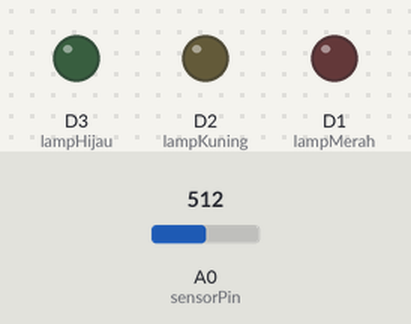
Simulated run of this sketch. Board: ESP8266 (NodeMCU). Parts: output pins drawn as LEDs (lit = HIGH). The test bench sets the inputs (shaded band); at power-on: A0 (sensorPin) = 512. WiFi joins after 1.5 s; servers stay silent unless stated; uploads are accepted with an empty reply; what the sketch prints to the serial monitor is not drawn.

Above: at 0.1 s.
At 2.7 s:
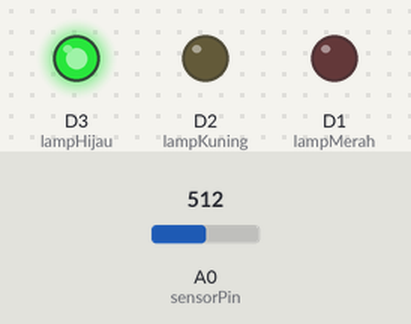
2.8 s: A0 (sensorPin) set to 716
At 3.2 s:
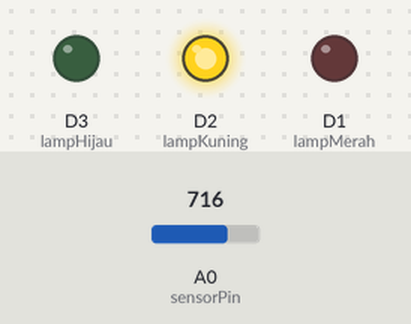
Timing chart, 0 to 5.8 s (numbered marks = the images above; inputs shaded):
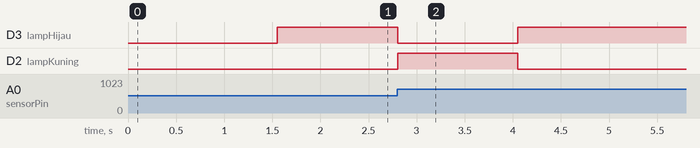

Measured:
- after the input at 2.8 s, D3 (lampHijau): HIGH → LOW at once, → HIGH 1.2 s later; D2 (lampKuning): LOW → HIGH at once, → LOW 1.2 s later

The sketch:

STUDIO1.ino
```cpp
#include <ESP8266WiFi.h>
#include <ESP8266HTTPClient.h>

const char* ssid = "ARTIFA";
const char* password = "artifasari";

int STUDIO_ID = 1;   // Studio 1 / 2 / 3

const String serverURL = "http://192.168.1.8/monitoring_suara/insert.php";

// Sensor KY-038
const int sensorPin = A0;
const int lampMerah = D1;
const int lampKuning = D2;
const int lampHijau = D3;

const int sampleWindow = 50;

void setup() {
  Serial.begin(115200);
  WiFi.begin(ssid, password);

  Serial.print("Menghubungkan WiFi...");
  while (WiFi.status() != WL_CONNECTED) {
    delay(500);
    Serial.print(".");
  }
  Serial.println("\nWiFi Terhubung!");

  pinMode(lampMerah, OUTPUT);
  pinMode(lampKuning, OUTPUT);
  pinMode(lampHijau, OUTPUT);
}

void loop() {
  unsigned long startMillis = millis();
  unsigned int signalMax = 0;
  unsigned int signalMin = 1024;

  while (millis() - startMillis < sampleWindow) {
    int sample = analogRead(sensorPin);
    if (sample < 1024) {
      if (sample > signalMax) signalMax = sample;
      if (sample < signalMin) signalMin = sample;
    }
  }

  int peakToPeak = signalMax - signalMin;
  int db = map(peakToPeak, 5, 600, 20, 120);
  if (db < 0) db = 0;

  String status = "RENDAH";
  int lampID = 3;

  digitalWrite(lampMerah, LOW);
  digitalWrite(lampKuning, LOW);
  digitalWrite(lampHijau, LOW);

  if (db < 50) {
    status = "RENDAH";
    lampID = 3;
    digitalWrite(lampHijau, HIGH);
  }
  else if (db >= 50 && db <= 90) {
    status = "SEDANG";
    lampID = 2;
    digitalWrite(lampKuning, HIGH);
  }
  else {
    status = "TINGGI";
    lampID = 1;
    digitalWrite(lampMerah, HIGH);
  }

  Serial.printf("Studio %d | %d dB | %s\n", STUDIO_ID, db, status);

  // Kirim ke server
  if (WiFi.status() == WL_CONNECTED) {
    WiFiClient client;
    HTTPClient http;

    // PARAMETER YANG BENAR:
    // ?studio_id=1&level=20&status=RENDAH&lamp=3
    String url = serverURL +
                 "?studio_id=" + STUDIO_ID +
                 "&level=" + db +
                 "&status=" + status +
                 "&lamp=" + lampID;

    http.begin(client, url);

    int httpCode = http.GET();
    Serial.print("Server Response: ");
    Serial.println(httpCode);

    http.end();
  }

  delay(1000);
}
```
